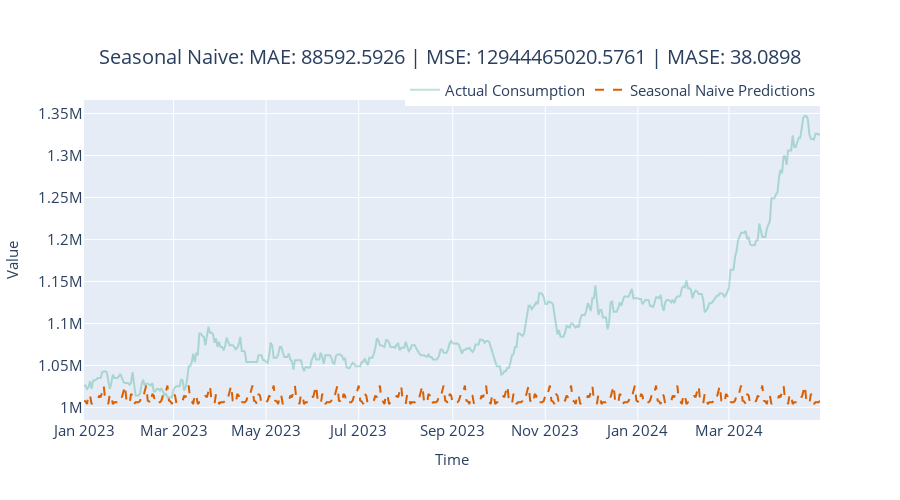

Notebook code for this chart:
### Code cell
fig = plot_forecast(pred_df, forecast_columns=["snaive_predictionss"], forecast_display_names=['Seasonal Naive Predictions'])
fig = format_plot(fig, title=f"Seasonal Naive: MAE: {metrics['MAE']:.4f} | MSE: {metrics['MSE']:.4f} | MASE: {metrics['MASE']:.4f}")
# fig.update_xaxes(type="date", range=["2014-01-01", "2014-01-08"])
# fig.write_image("energy-consumption/images/seasonal_naive.png")
fig.show()

### Figure 1 — Plotly figure (JSON) as saved in the notebook; plotly's stock layout.template omitted (floating-point values rounded to 4 significant figures; data arrays with more than 128 entries replaced by an {"elided": "..."} marker saying what was removed)
{"data": [{"line": {"color": "rgba(27,158,119, 0.3)"}, "mode": "lines", "name": "Actual Consumption", "type": "scatter", "x": {"elided": "486 str values"}, "y": {"elided": "486 int values"}}, {"line": {"color": "rgba(217,95,2, 1)", "dash": "dash"}, "mode": "lines", "name": "Seasonal Naive Predictions", "type": "scatter", "x": {"elided": "486 str values"}, "y": {"elided": "486 int values"}}], "layout": {"autosize": false, "height": 500, "legend": {"font": {"size": 15}, "orientation": "h", "title": {}, "x": 1, "xanchor": "right", "y": 0.98, "yanchor": "bottom"}, "title": {"font": {"size": 20}, "text": "Seasonal Naive: MAE: 88592.5926 | MSE: 12944465020.5761 | MASE: 38.0898", "x": 0.5, "xanchor": "center", "yanchor": "top"}, "width": 900, "xaxis": {"tickfont": {"size": 15}, "title": {"font": {"size": 15}, "text": "Time"}}, "yaxis": {"tickfont": {"size": 15}, "title": {"font": {"size": 15}, "text": "Value"}}}}
